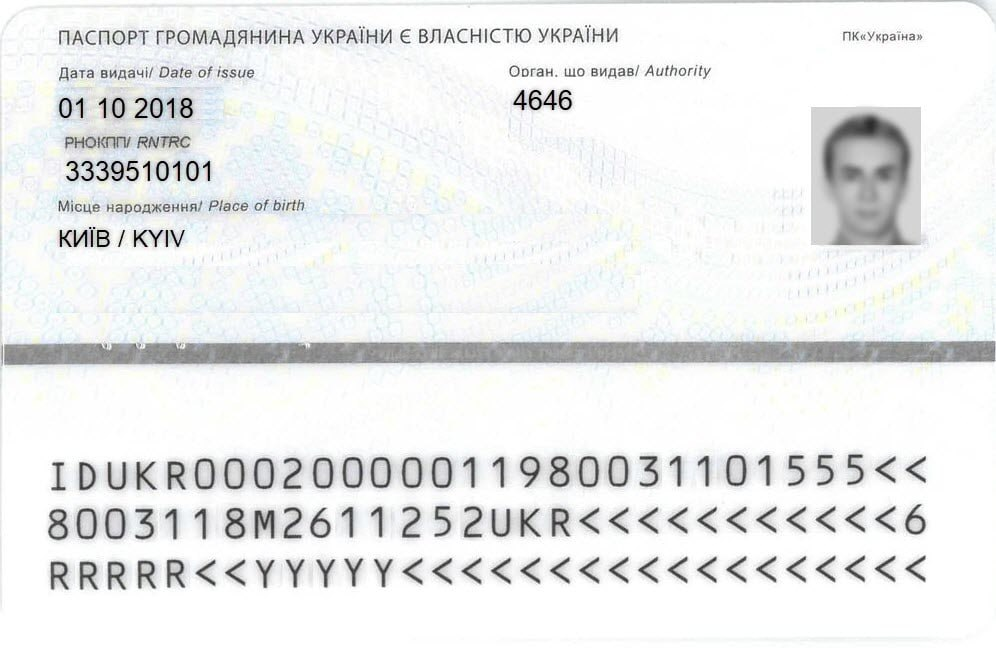
#> input picture examples/id_back_example.jpg, 996 x 648 px
$ python -i document_scanner_core.py   (imports and definitions only)
#> lines starting #> are read from the running program, lines starting #| are printed output that depends on the picture; after the words box and inside, x2 and y2 are one past the last pixel; in counts of white or black regions, pixels touching at a corner belong together
import cv2
import numpy as np


def _resize_for_processing(image: np.ndarray, max_dim: int = 1800) -> tuple[np.ndarray, float]:
    height, width = image.shape[:2]
    if max(height, width) <= max_dim:
        return image, 1.0
    scale = max_dim / float(max(height, width))
    new_size = (int(width * scale), int(height * scale))
    return cv2.resize(image, new_size, interpolation=cv2.INTER_AREA), scale


def _preprocess_edges(bgr: np.ndarray) -> np.ndarray:
    gray = cv2.cvtColor(bgr, cv2.COLOR_BGR2GRAY)
    blur = cv2.GaussianBlur(gray, (5, 5), 0)
    edges = cv2.Canny(blur, 50, 150, L2gradient=True)
    kernel = cv2.getStructuringElement(cv2.MORPH_RECT, (5, 5))
    edges = cv2.dilate(edges, kernel, iterations=1)
    edges = cv2.morphologyEx(edges, cv2.MORPH_CLOSE, kernel, iterations=2)
    return edges


def _quad_score(contour: np.ndarray, image_area: float) -> tuple[float, np.ndarray | None]:
    area = cv2.contourArea(contour)
    if area < 0.10 * image_area:
        return 0.0, None

    peri = cv2.arcLength(contour, True)
    approx = cv2.approxPolyDP(contour, 0.02 * peri, True)
    if len(approx) != 4 or not cv2.isContourConvex(approx):
        return 0.0, None

    quad = approx.reshape(4, 2).astype(np.float32)
    rect = cv2.minAreaRect(approx)
    (w, h) = rect[1]
    rect_area = max(w, 1) * max(h, 1)
    if rect_area <= 1e-6:
        return 0.0, None
    fill_ratio = float(area) / float(rect_area)
    area_norm = float(area) / float(image_area)

    aspect = max(w, h) / max(min(w, h), 1e-6)
    if aspect < 0.4 or aspect > 2.8:
        return 0.0, None

    score = area_norm * (0.7 + 0.3 * fill_ratio)
    return score, quad


def _order_points_clockwise(pts: np.ndarray) -> np.ndarray:
    rect = np.zeros((4, 2), dtype="float32")
    s = pts.sum(axis=1)
    rect[0] = pts[np.argmin(s)]
    rect[2] = pts[np.argmax(s)]
    diff = np.diff(pts, axis=1)
    rect[1] = pts[np.argmin(diff)]
    rect[3] = pts[np.argmax(diff)]
    return rect


def _expand_quad(quad: np.ndarray, percent: float = 0.035) -> np.ndarray:
    center = quad.mean(axis=0, keepdims=True)
    return (center + (quad - center) * (1.0 + percent)).astype(np.float32)


def detect_document_quad(image_bgr: np.ndarray) -> np.ndarray | None:
    """Return ordered 4x2 float32 document corners in original image coords.

    Returns None if no suitable contours are found.
    """
    resized, scale = _resize_for_processing(image_bgr)
    edges = _preprocess_edges(resized)

    contours, _ = cv2.findContours(edges, cv2.RETR_EXTERNAL, cv2.CHAIN_APPROX_SIMPLE)
    if not contours:
        return None

    img_area = float(resized.shape[0] * resized.shape[1])
    best_score = 0.0
    best_quad: np.ndarray | None = None

    for cnt in sorted(contours, key=cv2.contourArea, reverse=True)[:20]:
        score, quad = _quad_score(cnt, img_area)
        if score > best_score and quad is not None:
            best_score = score
            best_quad = quad

    if best_quad is None:
        # Fallback to minAreaRect if any contour exists
        try:
            largest = max(contours, key=cv2.contourArea)
            rect = cv2.minAreaRect(largest)
            best_quad = cv2.boxPoints(rect).astype(np.float32)
        except Exception:
            return None

    quad_orig = (best_quad / scale).astype(np.float32)
    return _order_points_clockwise(quad_orig)


def warp_document(image_bgr: np.ndarray, quad: np.ndarray, pad_percent: float = 0.035) -> np.ndarray:
    """Warp the document defined by `quad` (ordered TL,TR,BR,BL) with padding."""
    quad = _expand_quad(quad, percent=pad_percent)
    tl, tr, br, bl = quad

    width_top = np.linalg.norm(tr - tl)
    width_bottom = np.linalg.norm(br - bl)
    max_w = int(round(max(width_top, width_bottom)))

    height_left = np.linalg.norm(bl - tl)
    height_right = np.linalg.norm(br - tr)
    max_h = int(round(max(height_left, height_right)))

    dst = np.array([[0, 0], [max_w - 1, 0], [max_w - 1, max_h - 1], [0, max_h - 1]], dtype=np.float32)
    M = cv2.getPerspectiveTransform(quad.astype(np.float32), dst)
    return cv2.warpPerspective(image_bgr, M, (max_w, max_h), flags=cv2.INTER_CUBIC)


def _auto_orient(image: np.ndarray) -> tuple[np.ndarray, str]:
    h, w = image.shape[:2]
    if h >= w:
        return image, "student_id"
    return image, "passport"


def scan_document_auto(
    image_bgr: np.ndarray,
    pad_percent: float = 0.035,
) -> tuple[np.ndarray, str]:
    """Detect, deskew and return the scanned document image.

    - Preserves original color
    - Returns (result_image, detected_type)
    - If detection fails or cropped area < 60% of original, returns original
    """
    original_h, original_w = image_bgr.shape[:2]
    original_area = float(original_h * original_w)

    quad = detect_document_quad(image_bgr)
    if quad is None:
        # No contours detected -> return original
        return image_bgr, _auto_orient(image_bgr)[1]

    warped = warp_document(image_bgr, quad, pad_percent=pad_percent)
    oriented, doc_type = _auto_orient(warped)

    # Ensure the final image area is at least 60% of original
    final_area = float(oriented.shape[0] * oriented.shape[1])
    if final_area < 0.60 * original_area:
        return image_bgr, _auto_orient(image_bgr)[1]

    return oriented, doc_type


def scan_document_auto_from_path(
    image_path: str,
    pad_percent: float = 0.035,
) -> tuple[np.ndarray, str]:
    """Convenience wrapper that reads the image from disk."""
    image_bgr = cv2.imread(image_path)
    if image_bgr is None:
        raise FileNotFoundError(f"Unable to read image: {image_path}")
    return scan_document_auto(image_bgr, pad_percent=pad_percent)

>>> import cv2
>>> picture = cv2.imread('../examples/id_back_example.jpg')
#> picture is the input picture: shape (648, 996, 3); mean B, G, R 236.1, 236.1, 234.8
>>> result = scan_document_auto(picture)
#> in detect_document_quad, `resized, scale = _resize_for_processing(image_bgr)`: scale = 1
#> in _preprocess_edges, `edges = cv2.Canny(blur, 50, 150, L2gradient=True)`:
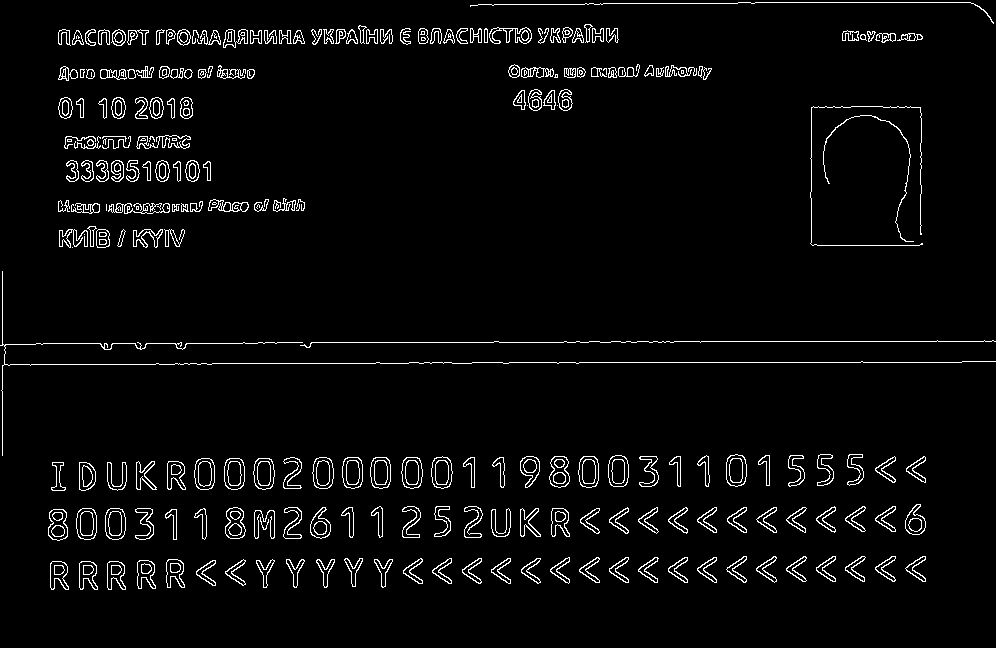
#> edges: shape (648, 996); 3.7% white in thin lines or dots
#> in _preprocess_edges, `edges = cv2.dilate(edges, kernel, iterations=1)`:
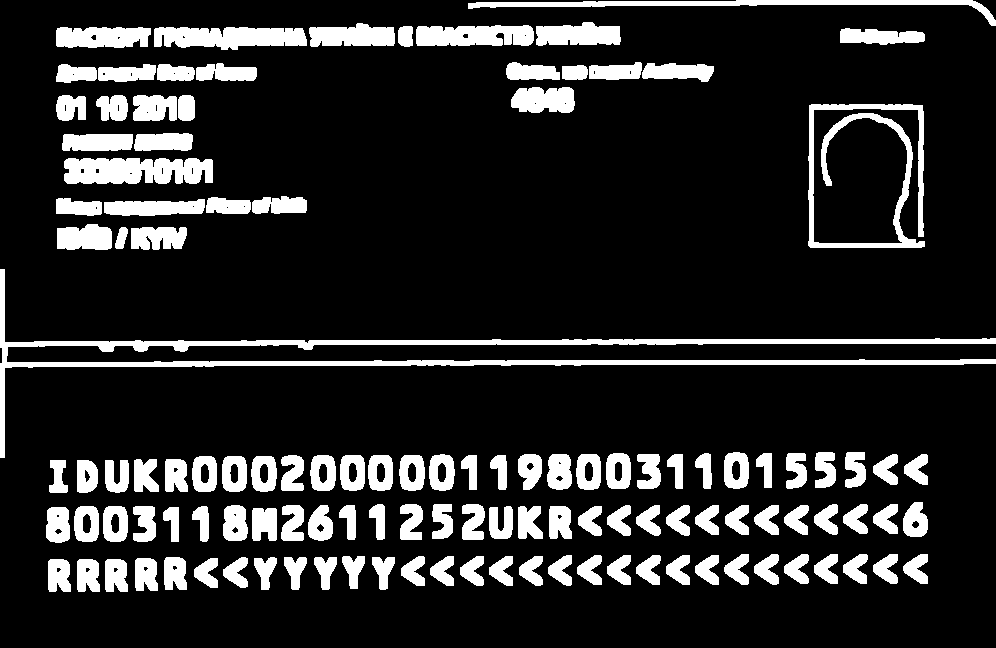
#> edges: shape (648, 996); 15.5% white; 123 white regions, largest, box (x1, y1, x2, y2) and area: (0, 269, 996, 458) 11423, (808, 104, 925, 248) 4191, (64, 158, 213, 184) 3377
#> in _preprocess_edges, `edges = cv2.morphologyEx(edges, cv2.MORPH_CLOSE, kernel, iterations=2)`:
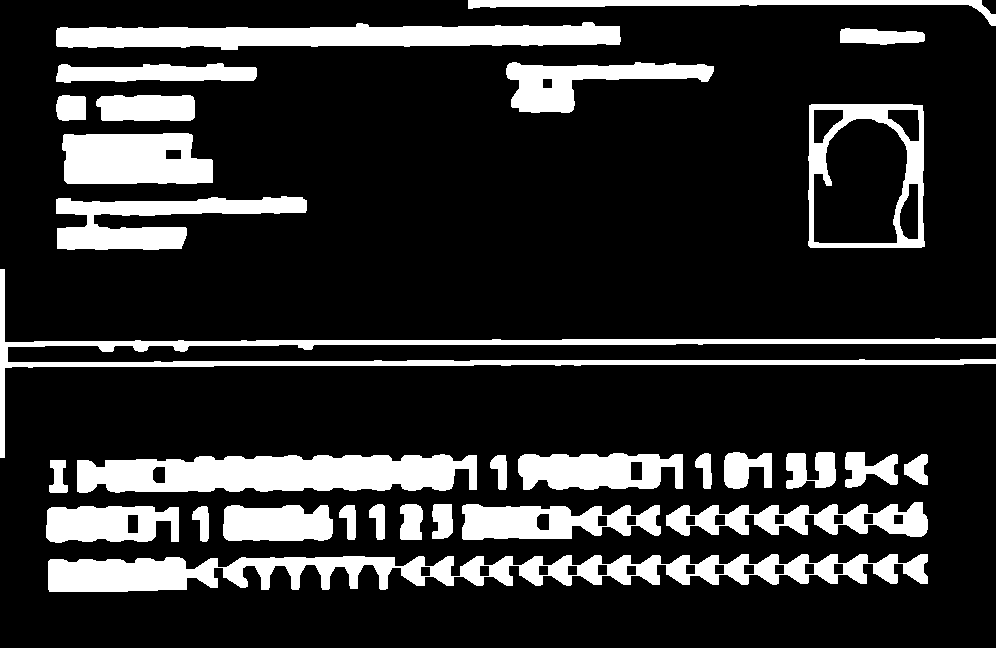
#> edges: shape (648, 996); 18% white; 30 white regions
#> in detect_document_quad, `contours, _ = cv2.findContours(edges, cv2.RETR_EXTERNAL, cv2.CHAIN_APP..`: contours = 30 contours; largest, box (x1, y1, x2, y2) and area: (48, 554, 928, 592) 17142, (808, 104, 925, 248) 16269, (77, 454, 477, 493) 12170, (56, 22, 621, 50) 10404, (0, 269, 996, 458) 9374
#> the loop in detect_document_quad, `for cnt in sorted(contours, key=cv2.contourArea, reverse=True)[:20]:` made 20 passes
#> area in _quad_score on passes 1 to 12: 17141.5, 16269, 12170.5, 10403.5, 9374, 6697, 6106, 5039, 5027.5, 4801, 4659.5, 3977.5
#> after the loop in detect_document_quad, `for cnt in sorted(contours, key=cv2.contourArea, reverse=True)[:20]:`: best_score = 0
#> in detect_document_quad, `largest = max(contours, key=cv2.contourArea)`: largest = contour of 779 points, box (x1, y1, x2, y2) (48, 554, 928, 592), area 17142
#> in detect_document_quad, `rect = cv2.minAreaRect(largest)`: rect = ((487.5, 571.4), (879.2, 33.7), -0.444)
#> in detect_document_quad, `best_quad = cv2.boxPoints(rect).astype(np.float32)`: best_quad = [[48.02, 591.6], [47.76, 557.9], [927, 551.1], [927.2, 584.8]]
#> in detect_document_quad, `quad_orig = (best_quad / scale).astype(np.float32)`: quad_orig has the same summary as best_quad
#> in _order_points_clockwise, `s = pts.sum(axis=1)`: s = [639.6, 605.7, 1478.1, 1512]
#> in _order_points_clockwise, `diff = np.diff(pts, axis=1)`: diff = [543.6, 510.2, -375.9, -342.4]
#> in scan_document_auto, `quad = detect_document_quad(image_bgr)`: quad = [[47.76, 557.9], [927, 551.1], [927.2, 584.8], [48.02, 591.6]]
#> in _expand_quad, `center = quad.mean(axis=0, keepdims=True)`: center = [[487.5, 571.4]]
#> in warp_document, `quad = _expand_quad(quad, percent=pad_percent)`: quad = [[32.37, 557.4], [942.4, 550.4], [942.6, 585.3], [32.64, 592.3]]
#> in warp_document, `tl, tr, br, bl = quad`: tl = [32.37, 557.4]; tr = [942.4, 550.4]; br = [942.6, 585.3]; bl = [32.64, 592.3]
#> in warp_document, `width_top = np.linalg.norm(tr - tl)`: width_top = 910
#> in warp_document, `height_left = np.linalg.norm(bl - tl)`: height_left = 34.88
#> in warp_document, `max_h = int(round(max(height_left, height_right)))`: max_h = 35
#> in warp_document, `dst = np.array([[0, 0], [max_w - 1, 0], [max_w - 1, max_h - 1], [0, ma..`: dst = [[0, 0], [909, 0], [909, 34], [0, 34]]
#> in warp_document, `M = cv2.getPerspectiveTransform(quad.astype(np.float32), dst)`: M = [[0.999, -0.00774, -28.01], [0.00756, 0.975, -543.7], [1.49e-11, 9.61e-10, 1]]
#> in warp_document, `return cv2.warpPerspective(image_bgr, M, (max_w, max_h), flags=cv2.INT..`:
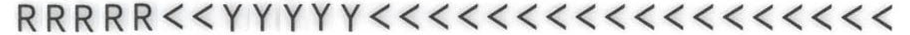
#> returned value: shape (35, 910, 3); mean of channels 0, 1, 2 217.3, 217.2, 216.9; drawn as B, G, R
#> in scan_document_auto, `oriented, doc_type = _auto_orient(warped)`: doc_type = 'passport'
